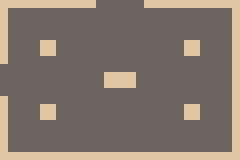

This is a level from a 2D game, rendered from its Tiled map with the project's own tilesets. A one-line summary and the map file follow, with tile-layer data summarised:
An orthogonal 15x10 tile map with 16x16 px tiles, 1 tile layer (Tiles) and 15 objects (player_spawn, enemy_spawn).

<map version="1.2" tiledversion="1.2.4" orientation="orthogonal" renderorder="right-down" width="15" height="10" tilewidth="16" tileheight="16" infinite="0" nextlayerid="5" nextobjectid="20">
 <tileset firstgid="1" name="tileset" tilewidth="16" tileheight="16" tilecount="45" columns="9">
  <image source="tileset.png" width="144" height="80" />
 </tileset>
 <layer id="1" name="Tiles" width="15" height="10">
  <data>[150 cells, 150 non-empty, 13 distinct tile ids]</data>
 </layer>
 <objectgroup id="2" name="collision">
  <object id="1" x="104.028" y="72.0551" width="32.1024" height="15.5748" />
  <object id="2" x="183.991" y="40.3721" width="15.7804" height="15.5748" />
  <object id="3" x="183.926" y="104.106" width="15.7804" height="15.5748" />
  <object id="4" x="40.0639" y="104.106" width="15.7804" height="15.5748" />
  <object id="5" x="39.8802" y="40.1667" width="15.7804" height="15.5748" />
  <object id="6" x="7.7534" y="-0.305679" width="88.5571" height="7.753" />
  <object id="7" x="143.274" y="0.204439" width="89.2375" height="7.753" />
  <object id="8" x="7.92334" y="151.879" width="224.249" height="7.753" />
  <object id="9" x="-0.238533" y="95.4263" width="8.29886" height="63.8659" />
  <object id="10" x="-0.0684914" y="-0.305676" width="8.29886" height="63.8659" />
  <object id="11" x="231.185" y="0.374481" width="7.95878" height="158.748" />
 </objectgroup>
 <objectgroup id="3" name="transition">
  <object id="13" x="96.5822" y="-3.0607" width="46.5907" height="13.6031" />
  <object id="14" x="-2.89068" y="63.9347" width="11.5627" height="31.6273" />
 </objectgroup>
 <objectgroup id="4" name="spawn">
  <object id="16" name="player_spawn" x="120.048" y="137.052">
   <point />
  </object>
  <object id="17" name="enemy_spawn" x="72.4367" y="41.4895">
   <point />
  </object>
 </objectgroup>
</map>